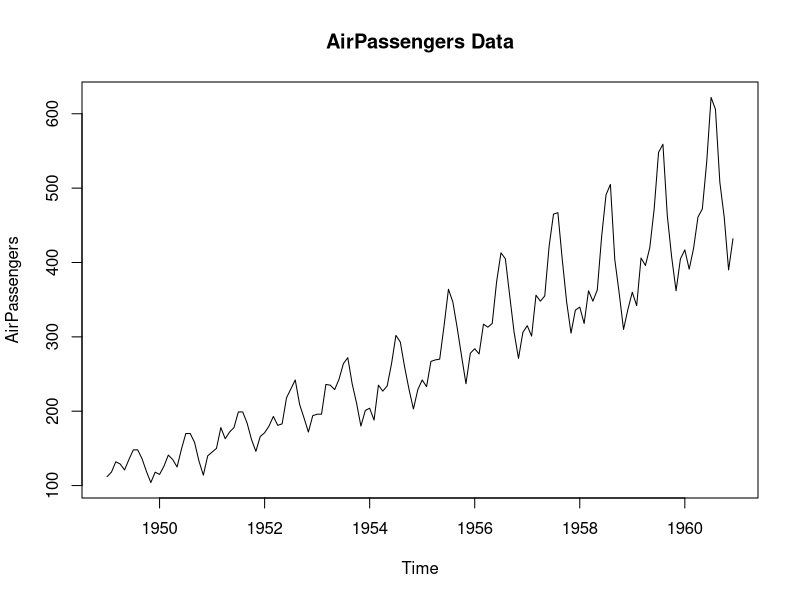
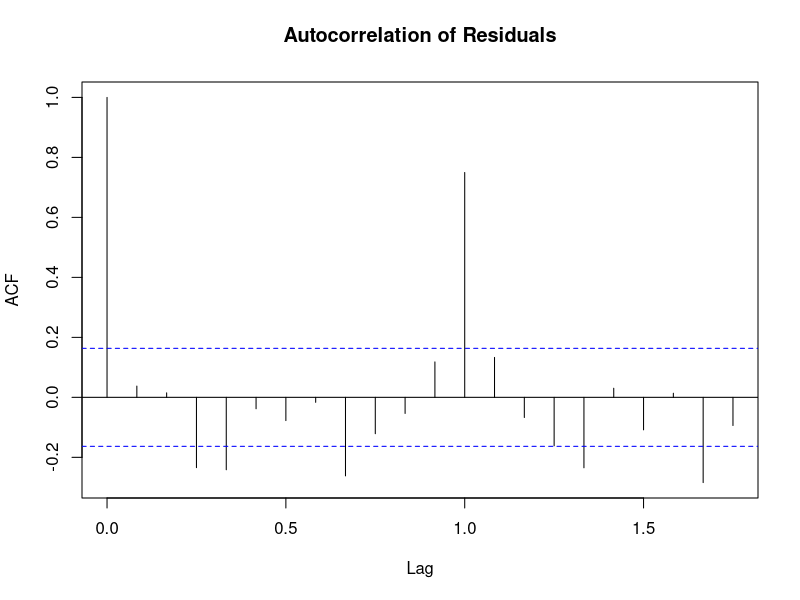
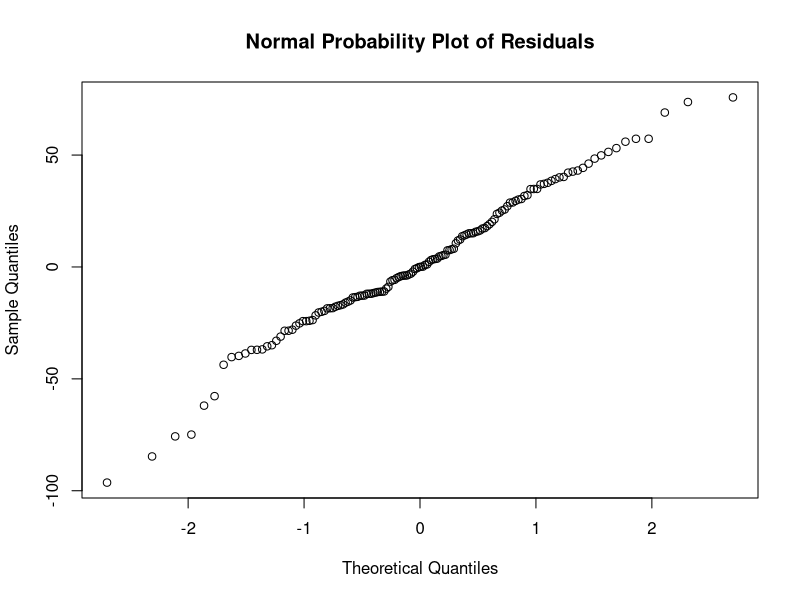
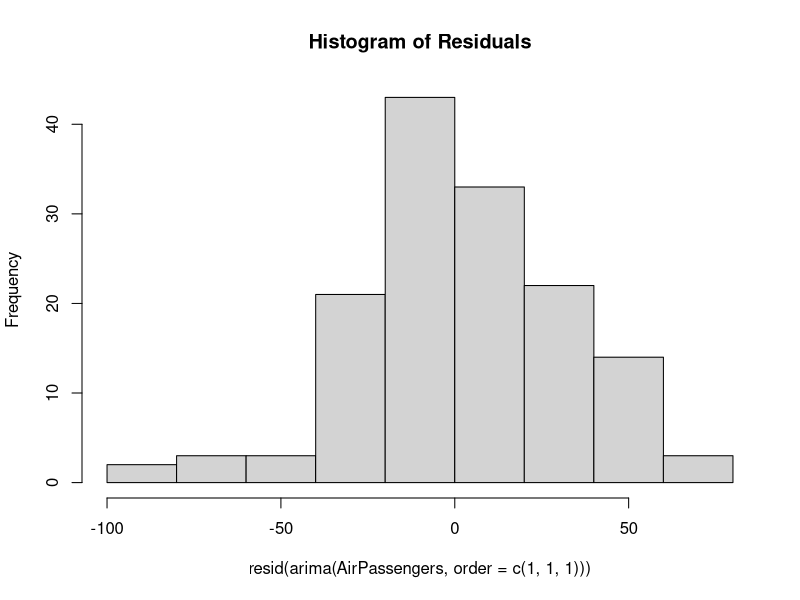
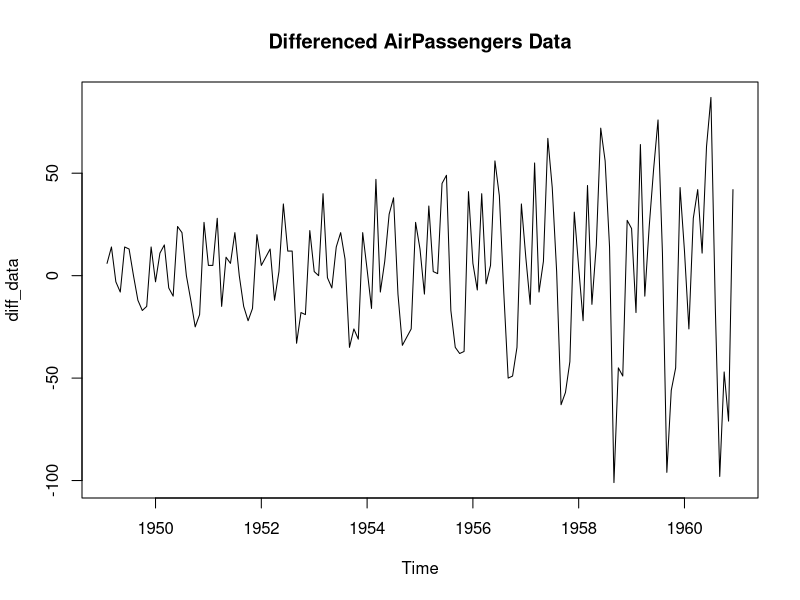
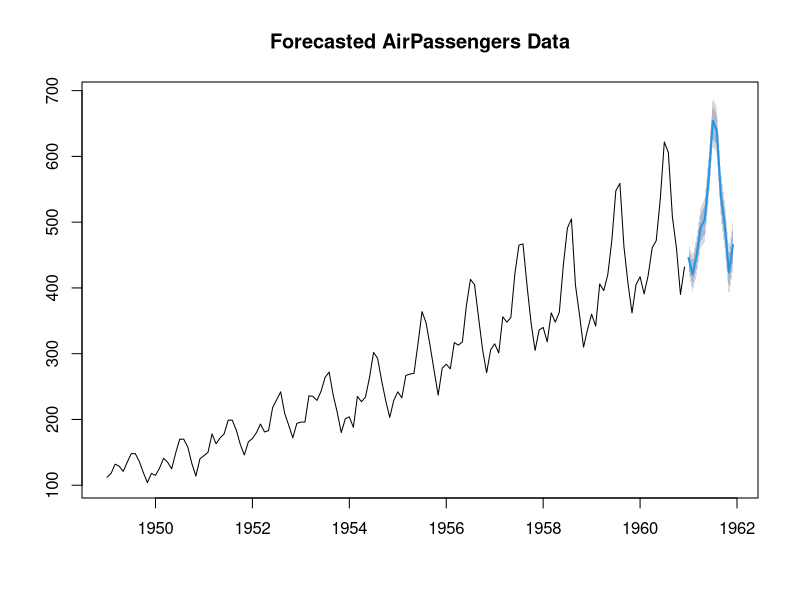
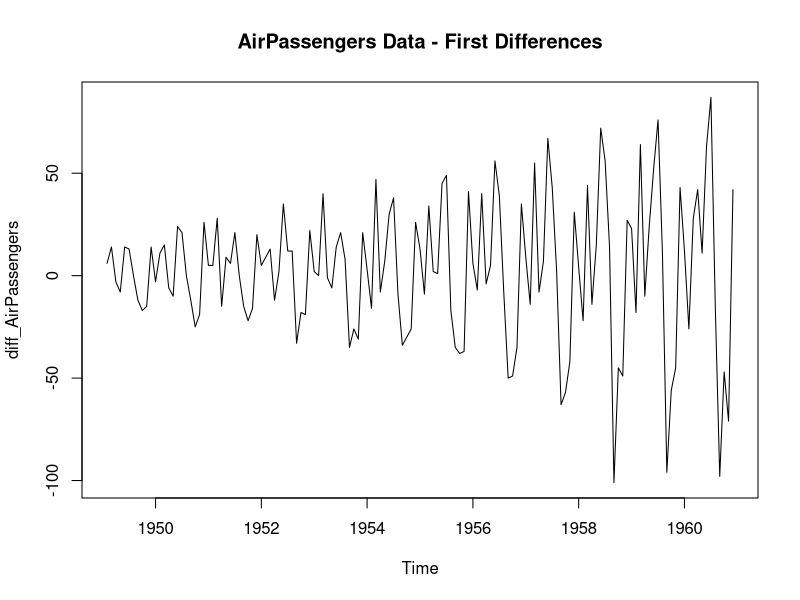
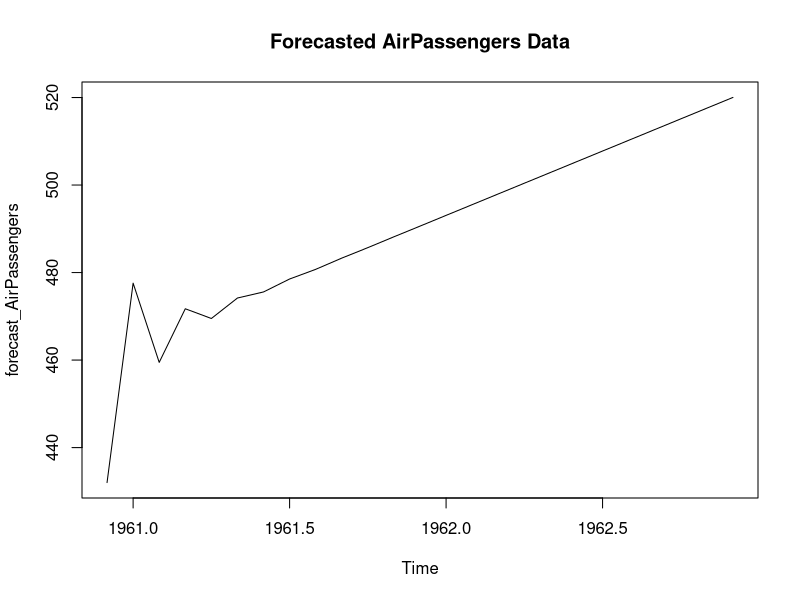

Write the R code that produced these figures, in order.
#' Analyzing AirPassengers Data
#' 
#' This script loads the AirPassengers dataset and uses ARIMA to forecast passengers
#' as an example of how to use ARIMA to forecast a total. This script also includes
#' testing for core assumptions of ARIMA: stationarity, autocorrelation, and normality.
#'
#' @title Analyzing AirPassengers Data with ARIMA and checking assumptions.
#' @author Justin Chase
#' @date March 4, 2023
#' @keywords time series, ARIMA, forecasting
#' @import tseries forecast
#' @export
# Load packages
library(tseries)
library(forecast)

# Load data
data(AirPassengers)

# Check the structure of the dataset
str(AirPassengers)

# Plot the time series data
plot(AirPassengers, main = "AirPassengers Data")


###################################################### Check assumptions

# Perform ADF for stationarity
adf_result <- adf.test(AirPassengers)

# View results
adf_result

# Perform KPSS for stationarity
kpss_result <- kpss.test(AirPassengers)

# View results
kpss_result


# Plot the autocorrelation function of the residuals
acf_resid <- acf(resid(arima(AirPassengers, order = c(1,1,1))), main = "Autocorrelation of Residuals")

# Perform Ljung-Box test for autocorrelation
lb_test <- Box.test(resid(arima(AirPassengers, order = c(1,1,1))), lag = 12, type = "Ljung-Box")

# View results of Ljung-Box test
lb_test

# Create a normal probability plot of the residuals
qqnorm_resid <- qqnorm(resid(arima(AirPassengers, order = c(1,1,1))), main = "Normal Probability Plot of Residuals")

# Create histogram
hist(resid(arima(AirPassengers, order = c(1,1,1))), main = "Histogram of Residuals")

# Perform Shapiro-Wilk test for normality
sw_test <- shapiro.test(resid(arima(AirPassengers, order = c(1,1,1))))

# View normality
sw_test


###################################################### Dealing with violations of autocorrelations

### Difference
# Take first difference to remove autocorrelation
diff_data <- diff(AirPassengers)
plot(diff_data, main = "Differenced AirPassengers Data")

# Fit an ARIMA model to the differenced data
arima_diff <- arima(diff_data, order = c(1, 0, 1))

### Add more lagged terms
# Fit an ARIMA model with more lagged terms
arima_lagged <- arima(AirPassengers, order = c(3, 0, 3))

### Try alternative models
# Fit a seasonal ARIMA model
sarima_model <- auto.arima(AirPassengers, seasonal = TRUE)

# Forecast future values
forecast_data <- forecast(sarima_model, h = 12)
plot(forecast_data, main = "Forecasted AirPassengers Data")


###################################################### Dealing with violations of stationarity

# Take first differences of the time series data
diff_AirPassengers <- diff(AirPassengers)

# Plot the differenced data
plot(diff_AirPassengers, main = "AirPassengers Data - First Differences")

# Perform ADF and KPSS tests for stationarity on the differenced data
adf_diff_result <- adf.test(diff_AirPassengers)
kpss_diff_result <- kpss.test(diff_AirPassengers)
cat("ADF test p-value (diff):", adf_diff_result$p.value, "\n")
cat("KPSS test p-value (diff):", kpss_diff_result$p.value, "\n")

# Fit an ARIMA model to the differenced data
arima_diff <- arima(diff_AirPassengers, order = c(1,0,1))

# Forecast future values using the ARIMA model and the differenced data
forecast_diff <- forecast(arima_diff, h = 24)

# Convert the forecasted differenced data back to the original scale
forecast_AirPassengers <- diffinv(forecast_diff$mean, xi = AirPassengers[length(AirPassengers)])

# Plot the forecasted values
plot(forecast_AirPassengers, main = "Forecasted AirPassengers Data")


###################################################### Dealing with violations of normality

# Transform the data using a log transformation
log_AirPassengers <- log(AirPassengers)

# Fit an ARIMA model to the transformed data
arima_log <- arima(log_AirPassengers, order = c(1,0,1))

# Extract the residuals from the transformed ARIMA model
log_residuals <- residuals(arima_log)

# Plot a histogram and a normal probability plot of the transformed residuals
par(mfrow = c(1,2))
hist(log_residuals, breaks = 20, main = "Histogram of Transformed Residuals")
qqnorm(log_residuals, main = "Normal Probability Plot of Transformed Residuals")

# Test for normality of the transformed residuals using the Shapiro-Wilk test
shapiro_log <- shapiro.test(log_residuals)
cat("Shapiro-Wilk test p-value (log transformed):", shapiro_log$p.value, "\n")